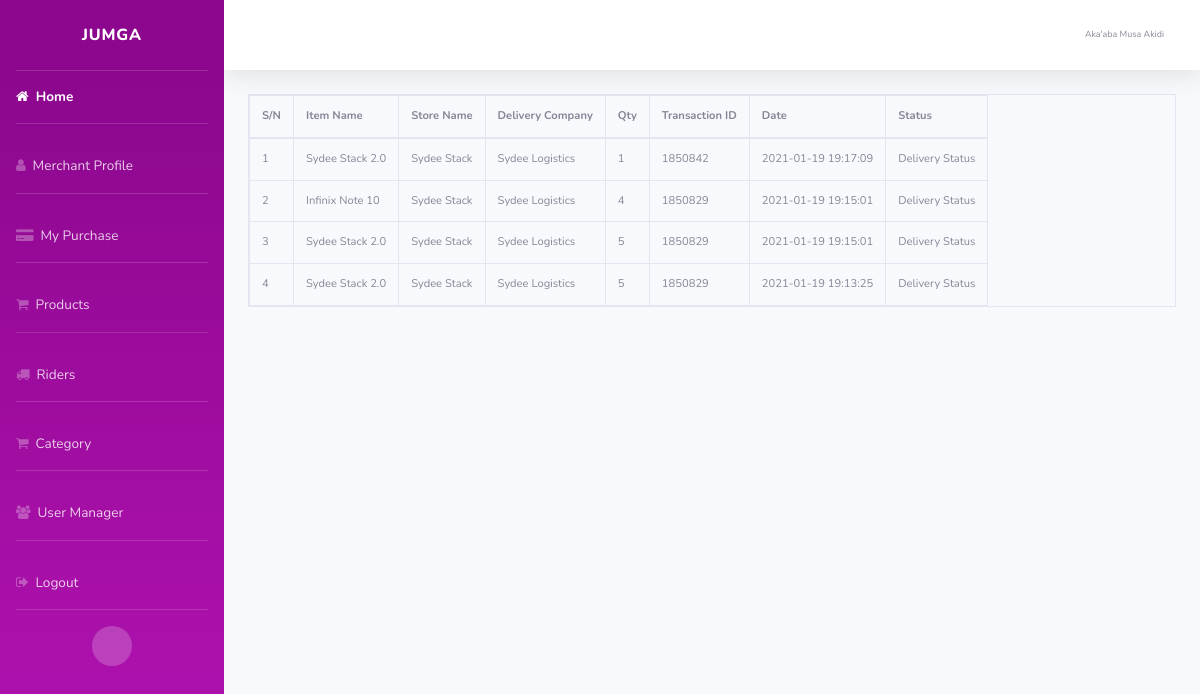
Screenshot of /dashboard/?p=purchase (signed in) with the database file from the repository.
### tables this page shows
CREATE TABLE `transaction` (
  `id` int(11) NOT NULL,
  `user_id` int(11) NOT NULL,
  `merchant_id` int(11) NOT NULL,
  `product_id` int(11) NOT NULL,
  `qty` int(11) NOT NULL,
  `rider_id` int(11) NOT NULL,
  `trasaction_id` varchar(255) NOT NULL,
  `date` timestamp NOT NULL DEFAULT current_timestamp()
);

CREATE TABLE `product` (
  `id` int(11) NOT NULL,
  `user_id` int(11) NOT NULL,
  `name` varchar(100) NOT NULL,
  `description` text NOT NULL,
  `category_id` int(11) NOT NULL,
  `qty` int(11) NOT NULL,
  `price` int(11) NOT NULL,
  `images` text NOT NULL,
  `date` timestamp NOT NULL DEFAULT current_timestamp()
);

CREATE TABLE `profile` (
  `id` int(11) NOT NULL,
  `userid` int(11) NOT NULL,
  `trading_name` varchar(100) NOT NULL,
  `account_number` varchar(50) NOT NULL,
  `account_name` varchar(255) NOT NULL,
  `subaccount_id` varchar(255) NOT NULL,
  `country` varchar(50) NOT NULL,
  `bank` varchar(100) NOT NULL,
  `bank_code` varchar(50) NOT NULL,
  `dob` varchar(50) NOT NULL,
  `address` text NOT NULL,
  `city` varchar(255) NOT NULL,
  `state` varchar(255) NOT NULL,
  `date` timestamp NOT NULL DEFAULT current_timestamp()
);

CREATE TABLE `rider` (
  `id` int(11) NOT NULL,
  `userid` int(11) NOT NULL,
  `company_name` varchar(255) NOT NULL,
  `company_phone` varchar(255) NOT NULL,
  `account_number` varchar(50) NOT NULL,
  `bank` varchar(255) NOT NULL,
  `account_name` varchar(255) NOT NULL,
  `bank_name` varchar(255) NOT NULL,
  `subaccount_id` text NOT NULL,
  `country` varchar(50) NOT NULL,
  `company_address` text NOT NULL,
  `number_of_fleet` varchar(255) NOT NULL,
  `company_document` text NOT NULL,
  `status` varchar(255) NOT NULL,
  `date` timestamp NOT NULL DEFAULT current_timestamp()
);

### dashboard/control/purchase.php (the view, shortened to what this page needs)
<?php
    $uId = $_SESSION['juId'];
    $pQuery = mysqli_query($conn, "SELECT * FROM `transaction` WHERE user_id =$uId ORDER BY date DESC");
    if (mysqli_num_rows($pQuery) < 1) {
        echo '<div class="text-center text-info">You have no purchase record at the moment </div>';
    }else{
        echo '
            <table class="table table-bordered table-responsive">
            <thead>
                <th>S/N</th>
                <th>Item Name </th>
                <th>Store Name</th>
                <th>Delivery Company</th>
                <th>Qty</th>
                <th>Transaction ID</th>
                <th>Date</th>
                <th>Status</th>
            </thead>
            <tbody>
        ';
        $sn = 1;
        while ($row = mysqli_fetch_assoc($pQuery)) {
            $mId = $row['merchant_id'];
            $rId = $row['rider_id'];
            $qty = $row['qty'];
            $pId = $row['product_id'];
            $tId = $row['trasaction_id'];
            $date = $row['date'];
            $mQuery = mysqli_query($conn, "SELECT * FROM profile WHERE id=$mId");
            if (!$mQuery) {
                die('MERCHANT INFO FAILED ');
            }else{
                $mName = ucwords(mysqli_fetch_assoc($mQuery)['trading_name']);
            }
            $rQuery = mysqli_query($conn, "SELECT * FROM rider WHERE id=$rId");
            if (!$rQuery) {
                die("DELIVERY COMPANY FAILED ".mysqli_error($conn));
            }else{
                $rName = ucwords(mysqli_fetch_assoc($rQuery)['company_name']);
            }
            $productQuery = mysqli_query($conn, "SELECT * FROM product WHERE id=$pId");
            if (!$productQuery) {
                die("PRODUCT FAILED ".mysqli_error($conn));
            }else{
                $pName = ucwords(mysqli_fetch_assoc($productQuery)['name']);
            }
            echo "
                <tr>
                    <td>$sn</td>
                    <td>$pName</td>
                    <td>$mName</td>
                    <td>$rName</td>
                    <td>$qty</td>
                    <td>$tId</td>
                    <td>$date</td>
                    <td>Delivery Status</td>
                </tr>";
                $sn++;
        }
        echo "
            </tbody>
            </table>
            ";
    }
    ?>

### dashboard/css/style.css (style rules this page uses)
* { box-sizing: border-box; }

### rows the page displays
transaction: product.name "Sydee Stack 2.0", profile.trading_name "Sydee Stack", rider.company_name "Sydee Logistics", qty "1", trasaction "1850842", date "2021-01-19 19:17:09"
transaction: product.name "Infinix Note 10", profile.trading_name "Sydee Stack", rider.company_name "Sydee Logistics", qty "4", trasaction "1850829", date "2021-01-19 19:15:01"
transaction: product.name "Sydee Stack 2.0", profile.trading_name "Sydee Stack", rider.company_name "Sydee Logistics", qty "5", trasaction "1850829", date "2021-01-19 19:15:01"
transaction: product.name "Sydee Stack 2.0", profile.trading_name "Sydee Stack", rider.company_name "Sydee Logistics", qty "5", trasaction "1850829", date "2021-01-19 19:13:25"

### other values shown
$_SESSION['juFullname'] "Aka'aba Musa Akidi"
